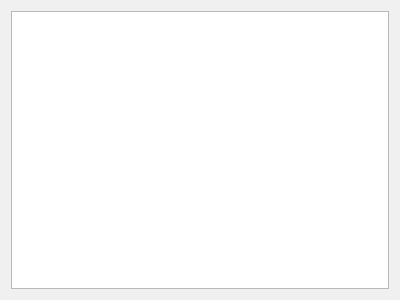
<?xml version="1.0" encoding="UTF-8"?>
<ui version="4.0">
 <class>configuration</class>
 <widget class="QWidget" name="configuration">
  <property name="geometry">
   <rect>
    <x>0</x>
    <y>0</y>
    <width>400</width>
    <height>300</height>
   </rect>
  </property>
  <property name="palette">
   <palette>
    <active>
     <colorrole role="WindowText">
      <brush brushstyle="SolidPattern">
       <color alpha="255">
        <red>255</red>
        <green>255</green>
        <blue>255</blue>
       </color>
      </brush>
     </colorrole>
     <colorrole role="Button">
      <brush brushstyle="SolidPattern">
       <color alpha="255">
        <red>59</red>
        <green>59</green>
        <blue>59</blue>
       </color>
      </brush>
     </colorrole>
     <colorrole role="Light">
      <brush brushstyle="SolidPattern">
       <color alpha="255">
        <red>88</red>
        <green>88</green>
        <blue>88</blue>
       </color>
      </brush>
     </colorrole>
     <colorrole role="Midlight">
      <brush brushstyle="SolidPattern">
       <color alpha="255">
        <red>73</red>
        <green>73</green>
        <blue>73</blue>
       </color>
      </brush>
     </colorrole>
     <colorrole role="Dark">
      <brush brushstyle="SolidPattern">
       <color alpha="255">
        <red>29</red>
        <green>29</green>
        <blue>29</blue>
       </color>
      </brush>
     </colorrole>
     <colorrole role="Mid">
      <brush brushstyle="SolidPattern">
       <color alpha="255">
        <red>39</red>
        <green>39</green>
        <blue>39</blue>
       </color>
      </brush>
     </colorrole>
     <colorrole role="Text">
      <brush brushstyle="SolidPattern">
       <color alpha="255">
        <red>255</red>
        <green>255</green>
        <blue>255</blue>
       </color>
      </brush>
     </colorrole>
     <colorrole role="BrightText">
      <brush brushstyle="SolidPattern">
       <color alpha="255">
        <red>255</red>
        <green>255</green>
        <blue>255</blue>
       </color>
      </brush>
     </colorrole>
     <colorrole role="ButtonText">
      <brush brushstyle="SolidPattern">
       <color alpha="255">
        <red>255</red>
        <green>255</green>
        <blue>255</blue>
       </color>
      </brush>
     </colorrole>
     <colorrole role="Base">
      <brush brushstyle="SolidPattern">
       <color alpha="255">
        <red>67</red>
        <green>67</green>
        <blue>67</blue>
       </color>
      </brush>
     </colorrole>
     <colorrole role="Window">
      <brush brushstyle="SolidPattern">
       <color alpha="255">
        <red>59</red>
        <green>59</green>
        <blue>59</blue>
       </color>
      </brush>
     </colorrole>
     <colorrole role="Shadow">
      <brush brushstyle="SolidPattern">
       <color alpha="255">
        <red>0</red>
        <green>0</green>
        <blue>0</blue>
       </color>
      </brush>
     </colorrole>
     <colorrole role="AlternateBase">
      <brush brushstyle="SolidPattern">
       <color alpha="255">
        <red>29</red>
        <green>29</green>
        <blue>29</blue>
       </color>
      </brush>
     </colorrole>
     <colorrole role="ToolTipBase">
      <brush brushstyle="SolidPattern">
       <color alpha="255">
        <red>255</red>
        <green>255</green>
        <blue>220</blue>
       </color>
      </brush>
     </colorrole>
     <colorrole role="ToolTipText">
      <brush brushstyle="SolidPattern">
       <color alpha="255">
        <red>0</red>
        <green>0</green>
        <blue>0</blue>
       </color>
      </brush>
     </colorrole>
     <colorrole role="PlaceholderText">
      <brush brushstyle="SolidPattern">
       <color alpha="127">
        <red>255</red>
        <green>255</green>
        <blue>255</blue>
       </color>
      </brush>
     </colorrole>
    </active>
    <inactive>
     <colorrole role="WindowText">
      <brush brushstyle="SolidPattern">
       <color alpha="255">
        <red>0</red>
        <green>0</green>
        <blue>0</blue>
       </color>
      </brush>
     </colorrole>
     <colorrole role="Button">
      <brush brushstyle="SolidPattern">
       <color alpha="255">
        <red>240</red>
        <green>240</green>
        <blue>240</blue>
       </color>
      </brush>
     </colorrole>
     <colorrole role="Light">
      <brush brushstyle="SolidPattern">
       <color alpha="255">
        <red>255</red>
        <green>255</green>
        <blue>255</blue>
       </color>
      </brush>
     </colorrole>
     <colorrole role="Midlight">
      <brush brushstyle="SolidPattern">
       <color alpha="255">
        <red>227</red>
        <green>227</green>
        <blue>227</blue>
       </color>
      </brush>
     </colorrole>
     <colorrole role="Dark">
      <brush brushstyle="SolidPattern">
       <color alpha="255">
        <red>160</red>
        <green>160</green>
        <blue>160</blue>
       </color>
      </brush>
     </colorrole>
     <colorrole role="Mid">
      <brush brushstyle="SolidPattern">
       <color alpha="255">
        <red>160</red>
        <green>160</green>
        <blue>160</blue>
       </color>
      </brush>
     </colorrole>
     <colorrole role="Text">
      <brush brushstyle="SolidPattern">
       <color alpha="255">
        <red>0</red>
        <green>0</green>
        <blue>0</blue>
       </color>
      </brush>
     </colorrole>
     <colorrole role="BrightText">
      <brush brushstyle="SolidPattern">
       <color alpha="255">
        <red>255</red>
        <green>255</green>
        <blue>255</blue>
       </color>
      </brush>
     </colorrole>
     <colorrole role="ButtonText">
      <brush brushstyle="SolidPattern">
       <color alpha="255">
        <red>0</red>
        <green>0</green>
        <blue>0</blue>
       </color>
      </brush>
     </colorrole>
     <colorrole role="Base">
      <brush brushstyle="SolidPattern">
       <color alpha="255">
        <red>255</red>
        <green>255</green>
        <blue>255</blue>
       </color>
      </brush>
     </colorrole>
     <colorrole role="Window">
      <brush brushstyle="SolidPattern">
       <color alpha="255">
        <red>240</red>
        <green>240</green>
        <blue>240</blue>
       </color>
      </brush>
     </colorrole>
     <colorrole role="Shadow">
      <brush brushstyle="SolidPattern">
       <color alpha="255">
        <red>105</red>
        <green>105</green>
        <blue>105</blue>
       </color>
      </brush>
     </colorrole>
     <colorrole role="AlternateBase">
      <brush brushstyle="SolidPattern">
       <color alpha="255">
        <red>245</red>
        <green>245</green>
        <blue>245</blue>
       </color>
      </brush>
     </colorrole>
     <colorrole role="ToolTipBase">
      <brush brushstyle="SolidPattern">
       <color alpha="255">
        <red>255</red>
        <green>255</green>
        <blue>220</blue>
       </color>
      </brush>
     </colorrole>
     <colorrole role="ToolTipText">
      <brush brushstyle="SolidPattern">
       <color alpha="255">
        <red>0</red>
        <green>0</green>
        <blue>0</blue>
       </color>
      </brush>
     </colorrole>
     <colorrole role="PlaceholderText">
      <brush brushstyle="SolidPattern">
       <color alpha="128">
        <red>0</red>
        <green>0</green>
        <blue>0</blue>
       </color>
      </brush>
     </colorrole>
    </inactive>
    <disabled>
     <colorrole role="WindowText">
      <brush brushstyle="SolidPattern">
       <color alpha="255">
        <red>29</red>
        <green>29</green>
        <blue>29</blue>
       </color>
      </brush>
     </colorrole>
     <colorrole role="Button">
      <brush brushstyle="SolidPattern">
       <color alpha="255">
        <red>59</red>
        <green>59</green>
        <blue>59</blue>
       </color>
      </brush>
     </colorrole>
     <colorrole role="Light">
      <brush brushstyle="SolidPattern">
       <color alpha="255">
        <red>88</red>
        <green>88</green>
        <blue>88</blue>
       </color>
      </brush>
     </colorrole>
     <colorrole role="Midlight">
      <brush brushstyle="SolidPattern">
       <color alpha="255">
        <red>73</red>
        <green>73</green>
        <blue>73</blue>
       </color>
      </brush>
     </colorrole>
     <colorrole role="Dark">
      <brush brushstyle="SolidPattern">
       <color alpha="255">
        <red>29</red>
        <green>29</green>
        <blue>29</blue>
       </color>
      </brush>
     </colorrole>
     <colorrole role="Mid">
      <brush brushstyle="SolidPattern">
       <color alpha="255">
        <red>39</red>
        <green>39</green>
        <blue>39</blue>
       </color>
      </brush>
     </colorrole>
     <colorrole role="Text">
      <brush brushstyle="SolidPattern">
       <color alpha="255">
        <red>29</red>
        <green>29</green>
        <blue>29</blue>
       </color>
      </brush>
     </colorrole>
     <colorrole role="BrightText">
      <brush brushstyle="SolidPattern">
       <color alpha="255">
        <red>255</red>
        <green>255</green>
        <blue>255</blue>
       </color>
      </brush>
     </colorrole>
     <colorrole role="ButtonText">
      <brush brushstyle="SolidPattern">
       <color alpha="255">
        <red>29</red>
        <green>29</green>
        <blue>29</blue>
       </color>
      </brush>
     </colorrole>
     <colorrole role="Base">
      <brush brushstyle="SolidPattern">
       <color alpha="255">
        <red>59</red>
        <green>59</green>
        <blue>59</blue>
       </color>
      </brush>
     </colorrole>
     <colorrole role="Window">
      <brush brushstyle="SolidPattern">
       <color alpha="255">
        <red>59</red>
        <green>59</green>
        <blue>59</blue>
       </color>
      </brush>
     </colorrole>
     <colorrole role="Shadow">
      <brush brushstyle="SolidPattern">
       <color alpha="255">
        <red>0</red>
        <green>0</green>
        <blue>0</blue>
       </color>
      </brush>
     </colorrole>
     <colorrole role="AlternateBase">
      <brush brushstyle="SolidPattern">
       <color alpha="255">
        <red>245</red>
        <green>245</green>
        <blue>245</blue>
       </color>
      </brush>
     </colorrole>
     <colorrole role="ToolTipBase">
      <brush brushstyle="SolidPattern">
       <color alpha="255">
        <red>255</red>
        <green>255</green>
        <blue>220</blue>
       </color>
      </brush>
     </colorrole>
     <colorrole role="ToolTipText">
      <brush brushstyle="SolidPattern">
       <color alpha="255">
        <red>0</red>
        <green>0</green>
        <blue>0</blue>
       </color>
      </brush>
     </colorrole>
     <colorrole role="PlaceholderText">
      <brush brushstyle="SolidPattern">
       <color alpha="128">
        <red>0</red>
        <green>0</green>
        <blue>0</blue>
       </color>
      </brush>
     </colorrole>
    </disabled>
   </palette>
  </property>
  <property name="windowTitle">
   <string>Form</string>
  </property>
  <layout class="QHBoxLayout" name="horizontalLayout">
   <item>
    <widget class="QTableWidget" name="tableWidget"/>
   </item>
  </layout>
 </widget>
 <resources/>
 <connections/>
</ui>
